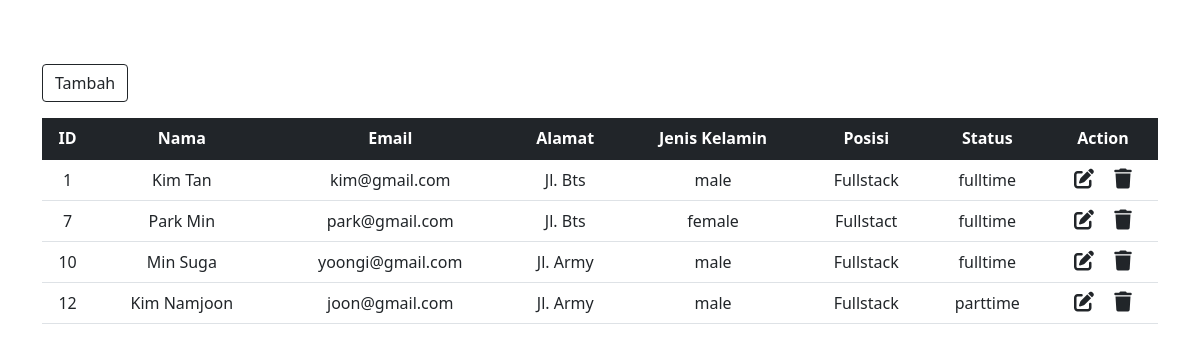
The page / on the database its author committed.
### tables this page shows
CREATE TABLE `karyawan` (
  `id` int(100) NOT NULL,
  `name` varchar(100) NOT NULL,
  `email` varchar(100) NOT NULL,
  `address` varchar(100) NOT NULL,
  `gender` varchar(100) NOT NULL,
  `position` varchar(100) NOT NULL,
  `status` varchar(100) NOT NULL
);

### index.php (the view, shortened to what this page needs)
<!DOCTYPE html>
<html lang="en">
<head>
    <link href="https://cdn.jsdelivr.net/npm/bootstrap@5.1.3/dist/css/bootstrap.min.css" rel="stylesheet"
>
    <link rel="stylesheet" href="https://cdnjs.cloudflare.com/ajax/libs/font-awesome/6.2.1/css/all.min.css"
 />
</head>
<body>
    <nav class="navbar navbar-light justify-content-center fs-3 mb-5"
    style="backround-color: rgb(177, 230, 4);">
    </nav>
    <div class="container">
        <a href="add_new.php" class="btn btn-outline-dark mb-3">Tambah</a>
        <table class="table table-hover text-center">
            <thead class="table-dark">
                <tr>
                <th scope="col">ID</th>
                <th scope="col">Nama</th>
                <th scope="col">Email</th>
                <th scope="col">Alamat</th>
                <th scope="col">Jenis Kelamin</th>
                <th scope="col">Posisi</th>
                <th scope="col">Status</th>
                <th scope="col">Action</th>
                </tr>
            </thead>
            <tbody>
                <?php
                    include "db_conn.php";
                    $sql = "SELECT * FROM `karyawan`";
                    $result = mysqli_query($conn, $sql);
                    while ($row = mysqli_fetch_assoc($result)){
                        ?>
                            <tr>
                                <td><?php echo $row['id']?></td>
                                <td><?php echo $row['name']?></td>
                                <td><?php echo $row['email']?></td>
                                <td><?php echo $row['address']?></td>
                                <td><?php echo $row['gender']?></td>
                                <td><?php echo $row['position']?></td>
                                <td><?php echo $row['status']?></td>
                                <td>
                                    <a href="edit.php?id=<?php echo $row['id'] ?>" class="link-dark"><i class="fa-solid fa-pen-to-square
                                    fs-5 me-3"></i></a>
                                    <a href="delete.php?id=<?php echo $row['id'] ?>" class="link-dark"><i class="fa-solid fa-trash fs-5"></i></a>
                                </td>
                            </tr>
                        <?php
                    }
                ?>
            </tbody>
        </table>
    </div>
</body>
</html>

### rows shown on the page
karyawan: id "1", name "Kim Tan", email "kim@gmail.com", address "Jl. Bts", gender "male", position "Fullstack", status "fulltime"
karyawan: id "7", name "Park Min", email "park@gmail.com", address "Jl. Bts", gender "female", position "Fullstact", status "fulltime"
karyawan: id "10", name "Min Suga", email "yoongi@gmail.com", address "Jl. Army", gender "male", position "Fullstack", status "fulltime"
karyawan: id "12", name "Kim Namjoon", email "joon@gmail.com", address "Jl. Army", gender "male", position "Fullstack", status "parttime"
